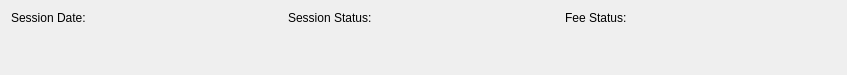
<?xml version="1.0" encoding="UTF-8"?>
<ui version="4.0">
 <class>SessionOverview</class>
 <widget class="QWidget" name="SessionOverview">
  <property name="geometry">
   <rect>
    <x>0</x>
    <y>0</y>
    <width>847</width>
    <height>75</height>
   </rect>
  </property>
  <property name="minimumSize">
   <size>
    <width>0</width>
    <height>75</height>
   </size>
  </property>
  <property name="windowTitle">
   <string>Form</string>
  </property>
  <layout class="QHBoxLayout" name="horizontalLayout">
   <item>
    <layout class="QFormLayout" name="formLayout_4">
     <item row="0" column="0">
      <widget class="QLabel" name="sessionDateLabel">
       <property name="text">
        <string>Session Date:</string>
       </property>
      </widget>
     </item>
     <item row="0" column="1">
      <widget class="QLabel" name="sessionDateDisplayLabel">
       <property name="text">
        <string/>
       </property>
      </widget>
     </item>
    </layout>
   </item>
   <item>
    <layout class="QFormLayout" name="formLayout_3">
     <item row="0" column="0">
      <widget class="QLabel" name="sessionStatusLabel">
       <property name="text">
        <string>Session Status:</string>
       </property>
      </widget>
     </item>
     <item row="0" column="1">
      <widget class="QLabel" name="sessionStatusDisplayLabel">
       <property name="text">
        <string/>
       </property>
      </widget>
     </item>
    </layout>
   </item>
   <item>
    <layout class="QFormLayout" name="formLayout">
     <item row="0" column="0">
      <widget class="QLabel" name="sessionFeeLabel">
       <property name="text">
        <string>Fee Status:</string>
       </property>
      </widget>
     </item>
     <item row="0" column="1">
      <widget class="QLabel" name="sessionFeeStatusDisplayLabel">
       <property name="text">
        <string/>
       </property>
      </widget>
     </item>
    </layout>
   </item>
  </layout>
 </widget>
 <resources/>
 <connections/>
</ui>
